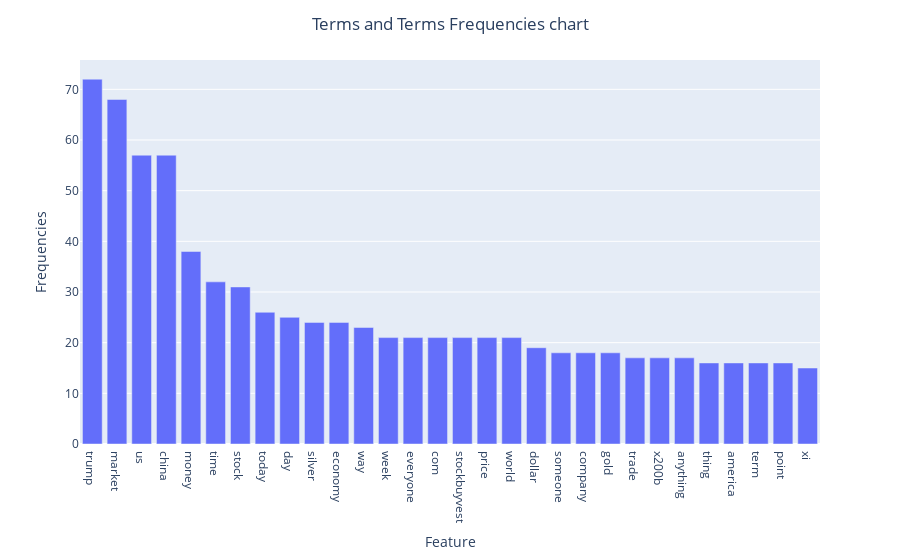

The code cell stored with this chart in its notebook:
### Markdown cell above
### Exercise 14
The same problem

### Code cell
feature_name = pd.DataFrame(feature_extract.get_feature_names_out().tolist(), columns=["Feature"])
frequency = pd.DataFrame(term_frequencies.tolist(), columns=['Frequencies'])

plot_data = pd.concat([feature_name, frequency], axis=1)
plot_data = plot_data.sort_values(by='Frequencies', ascending=False)

plot_data
fig = px.bar(plot_data[:30], plot_data[:30].Feature, plot_data[:30].Frequencies)
fig.update_layout(
    title={
        'text': 'Terms and Terms Frequencies chart',
        'x': 0.5,
        'xanchor': 'center'
    }
)
fig.show()

### Figure 1 — Plotly figure (JSON) as saved in the notebook; plotly's stock layout.template omitted (floating-point values rounded to 4 significant figures)
{"data": [{"hovertemplate": "Feature=%{x}<br>Frequencies=%{y}<extra></extra>", "legendgroup": "", "marker": {"color": "#636efa", "pattern": {"shape": ""}}, "name": "", "orientation": "v", "showlegend": false, "textposition": "auto", "type": "bar", "x": ["trump", "market", "us", "china", "money", "time", "stock", "today", "day", "silver", "economy", "way", "week", "everyone", "com", "stockbuyvest", "price", "world", "dollar", "someone", "company", "gold", "trade", "x200b", "anything", "thing", "america", "term", "point", "xi"], "xaxis": "x", "y": [72, 68, 57, 57, 38, 32, 31, 26, 25, 24, 24, 23, 21, 21, 21, 21, 21, 21, 19, 18, 18, 18, 17, 17, 17, 16, 16, 16, 16, 15], "yaxis": "y"}], "layout": {"barmode": "relative", "legend": {"tracegroupgap": 0}, "margin": {"t": 60}, "title": {"text": "Terms and Terms Frequencies chart", "x": 0.5, "xanchor": "center"}, "xaxis": {"anchor": "y", "domain": [0, 1], "title": {"text": "Feature"}}, "yaxis": {"anchor": "x", "domain": [0, 1], "title": {"text": "Frequencies"}}}}
